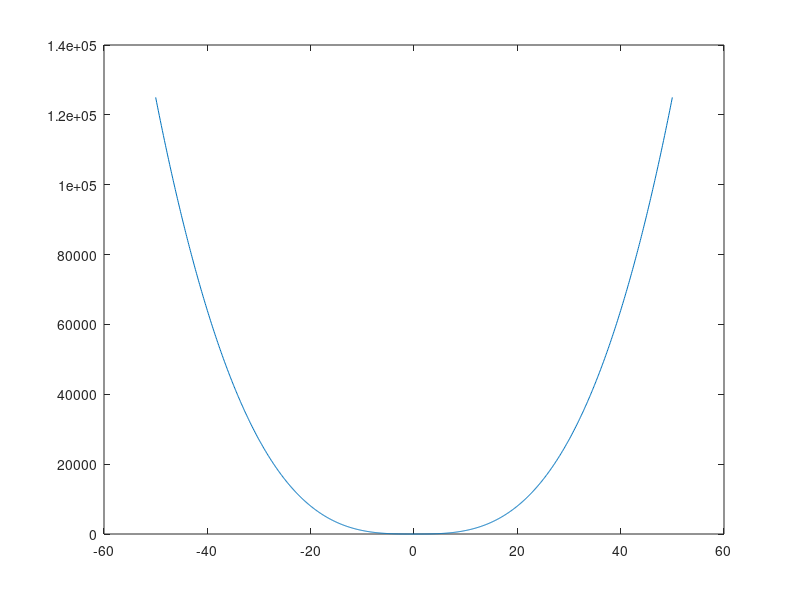

Recreate this plot in MATLAB.
%Octave Script
%Title          :Grafica 5
%Author         :Jose Manuel Arce Salvador
%Description    :Graficar una funcion
%Date           :202123801
%Version        :1
%notes          :Requiere aplicacion de octave, usar su linea de comandos
%

clear

% Dominio de la funcion 
z=-50:0.1:50;
% Rango de la funcion 
gz = (abs(z).^3);
% Funcion a plotear funcion
plot(z,gz)